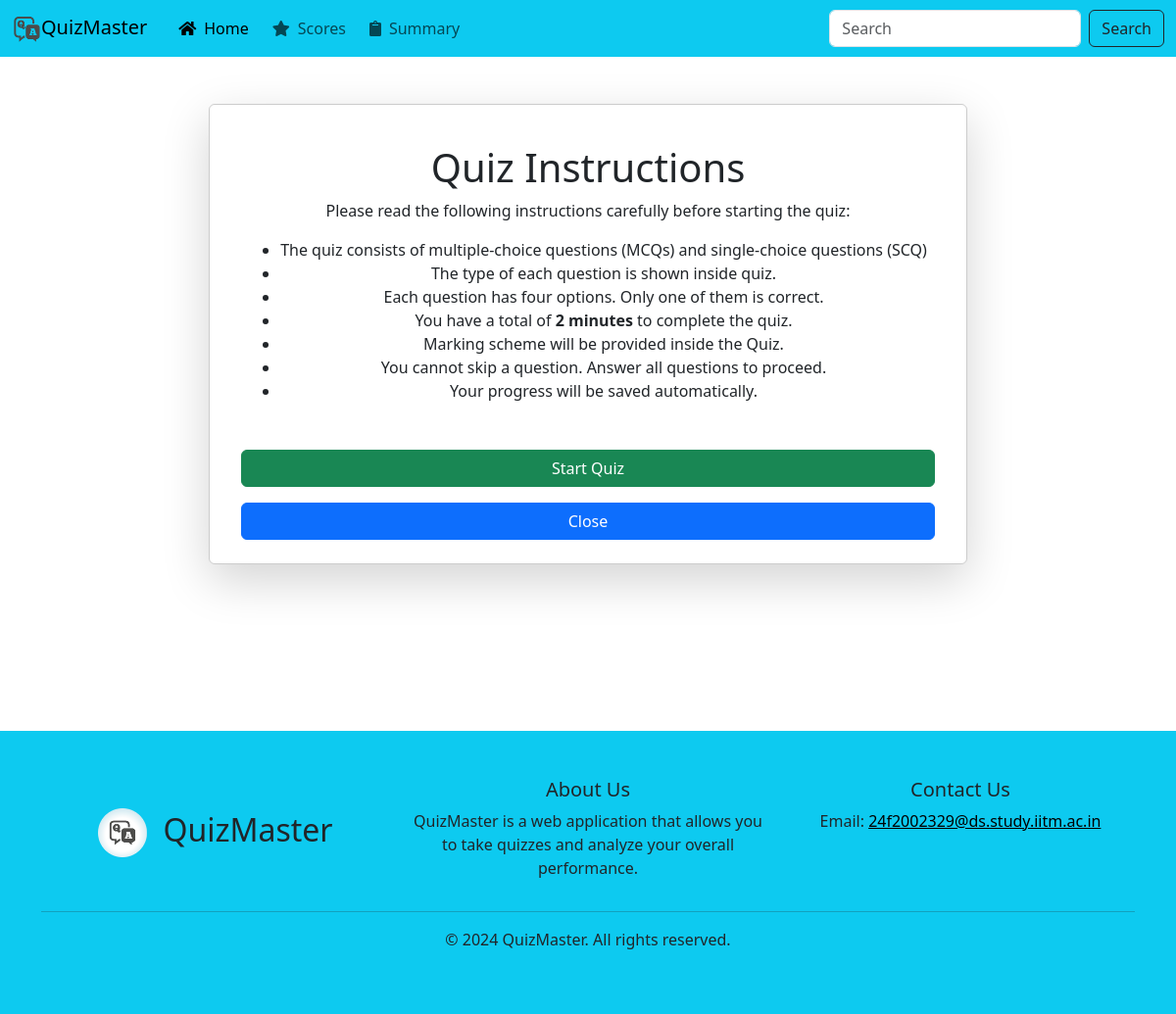
Before: /user/instructions/1 with the older database file.
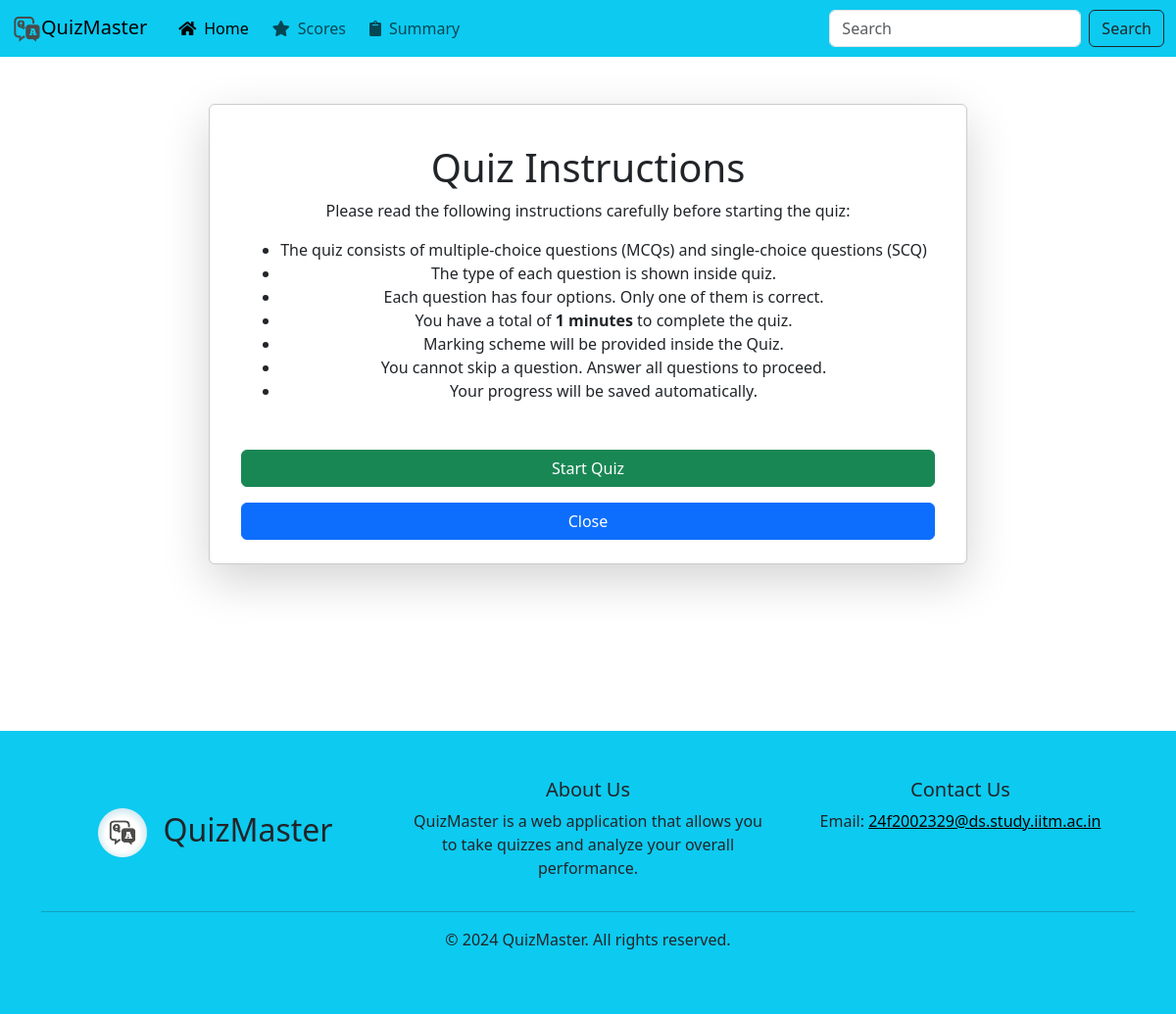
After: the same page with the newer database file.
### app/models/models.py (models this page shows)
class Quiz(db.Model):
    id = db.Column(db.Integer, primary_key=True)
    quiz_date = db.Column(db.DateTime, nullable=True)
    duration = db.Column(db.Integer, nullable=False)
    status = db.Column(db.String(20), default='pending')
    chapter_id = db.Column(db.Integer, db.ForeignKey('chapter.id'), nullable=False)
    questions = db.relationship('Question', backref='quiz', lazy=True)

### app/routes/user.py (the view)
@user_blueprint.route('instructions/<int:quiz_id>')
def instructions(quiz_id):
    quiz = Quiz.query.get(quiz_id)
    if not quiz:
        flash('Quiz not found!', 'error')
        return redirect(url_for('user.dashboard'))
    return render_template('user/instructions.html', quiz=quiz)

### app/templates/user/instructions.html (shortened to what this page needs)
{% extends 'base.html' %}
{% block content %}
    <section class="vh-90 content">
        <div class="container d-flex justify-content-center align-items-center mt-5">
            <div class="card text-center shadow-lg p-4 mb-5 bg-white rounded" style="max-width: auto; border: 1px solid #ccc;">
                <div class="card-body">
                    <h1>Quiz Instructions</h1>
                    <p>Please read the following instructions carefully before starting the quiz:</p>
                    <ul>
                        <li>The quiz consists of multiple-choice questions (MCQs) and single-choice questions (SCQ)</li>
                        <li>The type of each question is shown inside quiz.</li>
                        <li>Each question has four options. Only one of them is correct.</li>
                        <li>You have a total of <strong>{{quiz.duration}} minutes</strong> to complete the quiz.</li>
                        <li>Marking scheme will be provided inside the Quiz.</li>
                        <li>You cannot skip a question. Answer all questions to proceed.</li>
                        <li>Your progress will be saved automatically.</li>
                    </ul>
                    </div>
                    <a href="{{ url_for('user.attempt_quiz', quiz_id = quiz.id) }}" class="btn btn-success mt-3 mx-2">Start Quiz</a>
                    <button class="btn btn-primary mt-3 mx-2" onclick="window.history.back()">Close</button>
                </div>
            </div>
    </section>
{% endblock %}

Changed rows visible on the page:
changed Quiz: duration "2" → "1"
